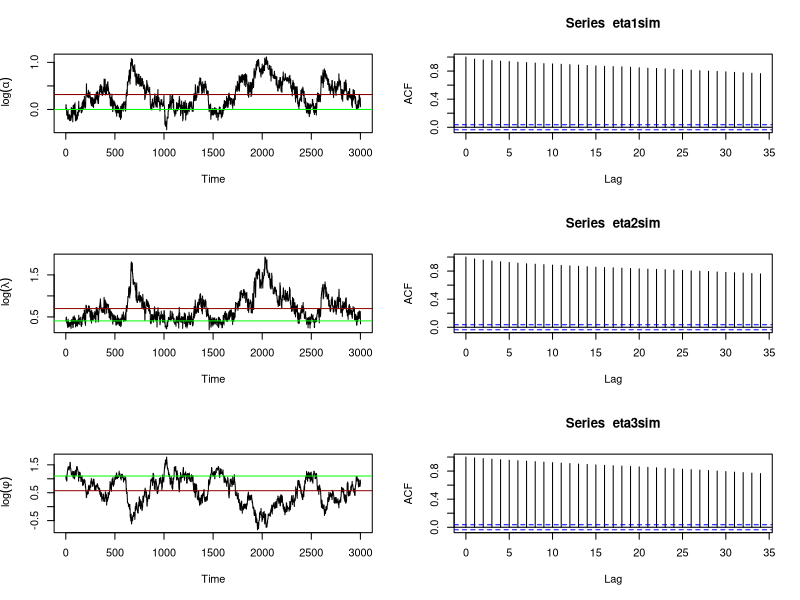
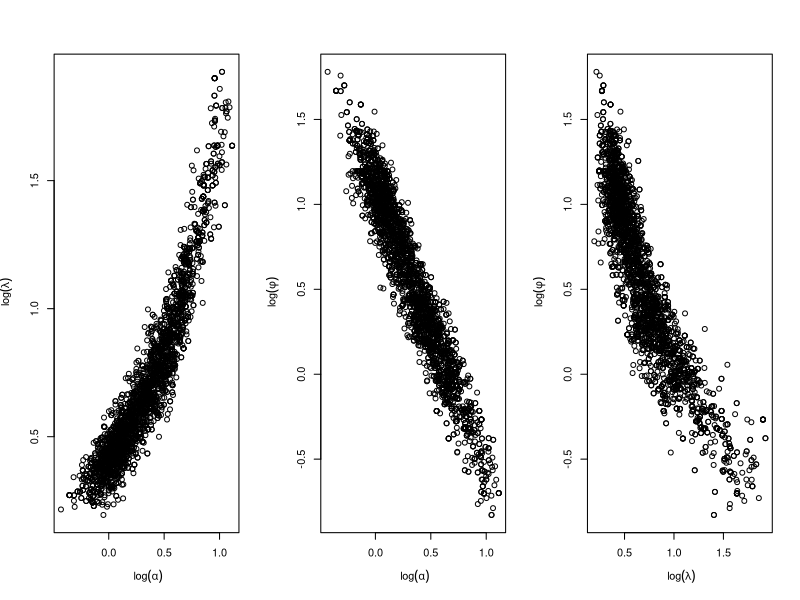
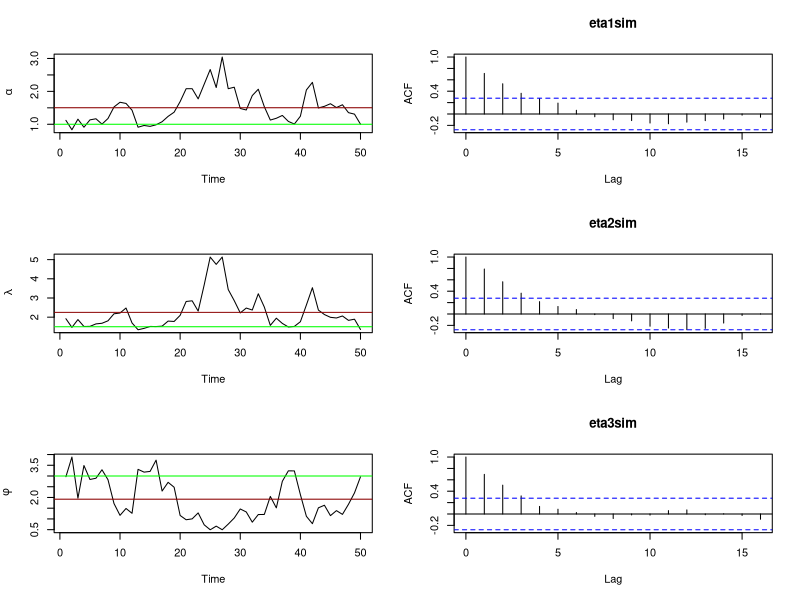
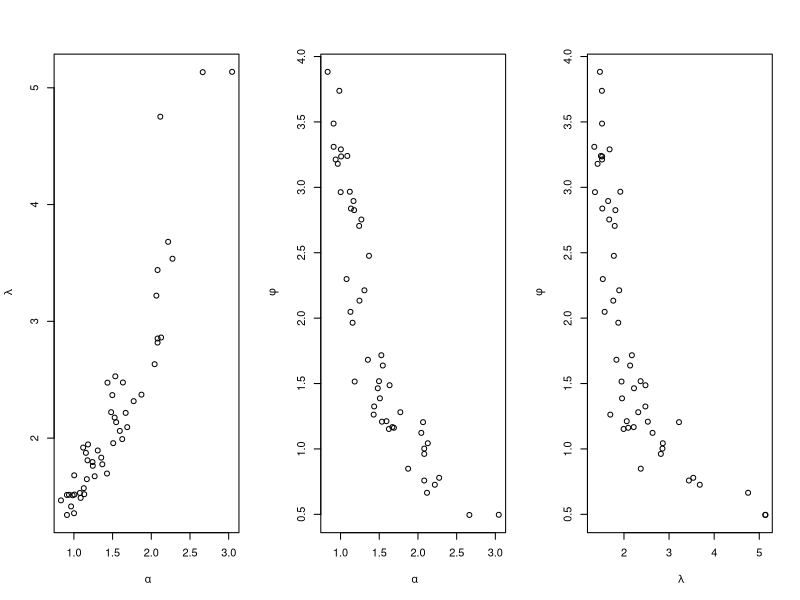
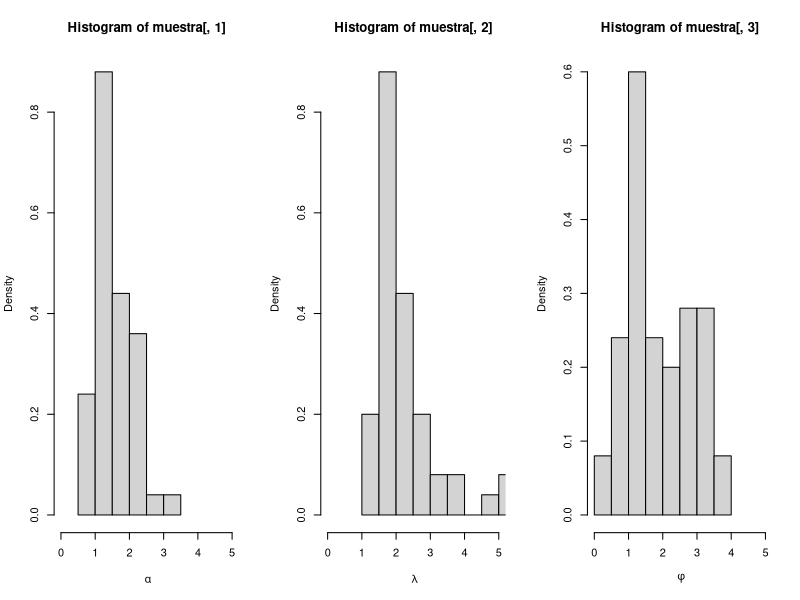
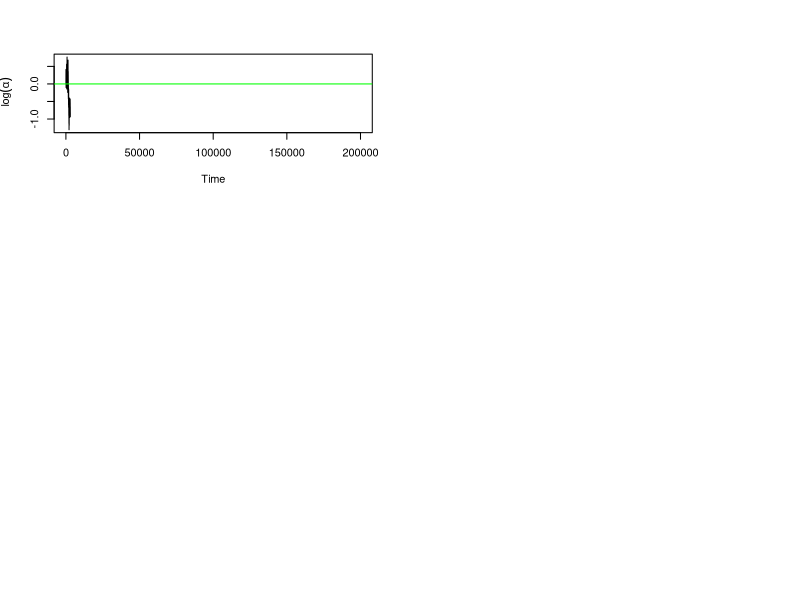

The R script that drew these images, in order: (Note: this script raises an error after producing the figures.)
rm(list = ls()); gc()
require(VGAM)
require(msm)
require(numDeriv)
library(posterior)

#################################
####### Datos sintéticos #######
###############################
n = 100
real.phi = 3
real.mu = 2
real.alpha = 1
cen = 0.2 #Censura
set.seed(2023)
t <- rgengamma.stacy(n, scale = (1/real.mu),
                     d = real.alpha, k = real.phi) #Tiempo (t ~ GGD)
delta<-rep(1,n) #Será la indicadora de no censura
#Adiciona censura tipo I
y<-sample(1:n,n*cen) #Será el tiempo observado
for (j in 1:length(y)){
  t[y[j]]<-runif(1,0,t[j])
  delta[y[j]]<-0
}
d<-sum(delta) #Cantidad de datos no censurados

#################################
######### Funciones ############
###############################

####### log-likelihood
loglikeh <- function (theta){
  alpha = theta[1]
  mu = theta[2]
  phi = theta[3]
  epsilon  = 1e-19 #Allows evaluate the log function in 0's computational values
  likeh <- d*log(alpha)+(d*alpha*phi)*log(mu)-n*lgamma(phi)+(alpha*phi-1)*sum(delta*log(t))-(mu^alpha)*sum(delta*(t^alpha)) + 
    sum((1-delta)*(log(gamma(phi))+log(epsilon + pgamma((mu*t)^alpha,phi, lower=FALSE))))
  return(likeh)
}
#loglikeh(c(1,2,3))

####### log-posterior
logpost <- function (theta){
  alpha = theta[1]
  mu = theta[2]
  phi = theta[3]
  logprior <- -log(alpha)-log(mu)+0.5*log((phi^2)*(trigamma(phi)^2)-trigamma(phi)-1)-0.5*log(phi+(phi^2)*trigamma(phi)-1)
  logposterior = logprior + loglikeh(theta)
  return(logposterior)
}
#logpost(c(1,2,3))
grad(logpost,c(1,2,3))

####### Reparametrization lambda = phi/(mu)^alpha
logpost.rep <- function(theta){
  alpha = theta[1]
  lambda = theta[2]
  phi = theta[3]
  logposterior.rep = logpost(c(alpha,(phi/lambda)^(1/alpha),phi)) + (1/alpha)*log(phi/lambda) - log(alpha) - log(lambda)
  return(logposterior.rep)
}
#logpost.rep(c(1,3/2,3))
grad(logpost.rep,c(1,3/2,3))

####### log-trasnformation eta_j = log(theta_j)
logpost.eta <- function(eta){
  eta1 = eta[1]
  eta2 = eta[2]
  eta3 = eta[3]
  logposterior.eta = logpost.rep(c(exp(eta1),exp(eta2),exp(eta3))) + eta1 + eta2 + eta3
  return(logposterior.eta)
}
#logpost.eta(c(log(1),log(3/2),log(3)))
grad(logpost.eta,c(log(1),log(3/2),log(3)))


#################################
##########   MALA   ############
###############################
h = 0.009 #Propose step size (variance of prop)
T = 3000 #Iterations
eta1sim = rep(0,T+1) #Vector for simulations of eta1
eta2sim = rep(0,T+1) #Vector for simulations of eta2
eta3sim = rep(0,T+1) #Vector for simulations of eta3
# Initial values
eta1sim[1] = log(1) 
eta2sim[1] = log(3/2)
eta3sim[1] = log(3)
#Rejection counters
reject = rep(0,T+1)

for (j in 2:(T+1)){
  etasim = c(eta1sim[j-1], eta2sim[j-1], eta3sim[j-1])
  current_gradient <- grad(logpost.eta, etasim)
  prop1 <- rnorm(1,eta1sim[j-1] + (0.5*h)*current_gradient[1],sqrt(h))
  prop2 <- rnorm(1,eta2sim[j-1] + (0.5*h)*current_gradient[2],sqrt(h))
  prop3 <- rnorm(1,eta3sim[j-1] + (0.5*h)*current_gradient[3],sqrt(h))
  prop = c(prop1,prop2,prop3)
  prop_gradient <- grad(logpost.eta, prop)
  ratio <- logpost.eta(prop) - logpost.eta(etasim) + 
    log(dnorm(eta1sim[j-1], prop1 + (0.5*h)*prop_gradient[1], sqrt(h))) +
    log(dnorm(eta2sim[j-1], prop2 + (0.5*h)*prop_gradient[2], sqrt(h))) +
    log(dnorm(eta3sim[j-1], prop3 + (0.5*h)*prop_gradient[3], sqrt(h))) -
    log(dnorm(prop1,eta1sim[j-1] + (0.5*h)*current_gradient[1], sqrt(h))) -
    log(dnorm(prop2,eta2sim[j-1] + (0.5*h)*current_gradient[2], sqrt(h))) -
    log(dnorm(prop3,eta3sim[j-1] + (0.5*h)*current_gradient[3], sqrt(h)))
  prob <- min(1,exp(ratio))
  u <- runif(1)
  if(u < prob){
    eta1sim[j] <- prop1
    eta2sim[j] <- prop2
    eta3sim[j] <- prop3
  }else{
    eta1sim[j] <- eta1sim[j-1]
    eta2sim[j] <- eta2sim[j-1]
    eta3sim[j] <- eta3sim[j-1]
    reject[j] <- 1
  }
}
1-sum(reject)/T #Acceptation rate
#head(cbind(eta1sim,eta2sim,eta3sim), 10)
par(mfrow=c(3,2))
ts.plot(eta1sim, ylab = ~log(alpha));abline(h=c(log(1),mean(eta1sim)),col=c("green","darkred"));acf(eta1sim)
ts.plot(eta2sim, ylab = ~log(lambda));abline(h=c(log(3/2),mean(eta2sim)),col=c("green","darkred"));acf(eta2sim)
ts.plot(eta3sim, ylab = ~log(phi));abline(h=c(log(3),mean(eta3sim)),col=c("green","darkred"));acf(eta3sim)
par(mfrow=c(1,3))
plot(eta1sim,eta2sim, xlab = ~log(alpha), ylab = ~log(lambda))
plot(eta1sim,eta3sim, xlab = ~log(alpha), ylab = ~log(phi))
plot(eta2sim,eta3sim, xlab = ~log(lambda), ylab = ~log(phi))

## Cleaning up
burn = T/3
thin = 40
etasim = as_draws(cbind(eta1sim,eta2sim,eta3sim)[(burn+1):T,])
muestra = thin_draws(exp(etasim), thin = thin)
par(mfrow=c(3,2))
ts.plot(muestra[,1], ylab = ~alpha);abline(h=c(1,mean(muestra[,1])),col=c("green","darkred"));acf(muestra[,1])
ts.plot(muestra[,2], ylab = ~lambda);abline(h=c(3/2,mean(muestra[,2])),col=c("green","darkred"));acf(muestra[,2])
ts.plot(muestra[,3], ylab = ~phi);abline(h=c(3,mean(muestra[,3])),col=c("green","darkred"));acf(muestra[,3])
par(mfrow=c(1,3))
plot(muestra[,1],muestra[,2], xlab = ~alpha, ylab = ~lambda)
plot(muestra[,1],muestra[,3], xlab = ~alpha, ylab = ~phi)
plot(muestra[,2],muestra[,3], xlab = ~lambda, ylab = ~phi)
par(mfrow=c(1,3))
hist(muestra[,1], freq = F, xlab = ~alpha, xlim = c(0,5))
hist(muestra[,2], freq = F, xlab = ~lambda, xlim = c(0,5))
hist(muestra[,3], freq = F, xlab = ~phi, xlim = c(0,5))


#################################
##########   RWMH   ############
###############################
sigma2p = 0.01 #propose variance
T = 3000 #Iterations
eta1sim = rep(0,T+1) #Vector for simulations of eta1
eta2sim = rep(0,T+1) #Vector for simulations of eta2
eta3sim = rep(0,T+1) #Vector for simulations of eta3
# Initial values
eta1sim[1] = log(1) 
eta2sim[1] = log(3/2)
eta3sim[1] = log(3)
#Rejection counters
reject = rep(0,T+1)

for (j in 2:(T+1)){
  etasim = c(eta1sim[j-1], eta2sim[j-1], eta3sim[j-1])
  prop1 <- rnorm(1,eta1sim[j-1],sqrt(sigma2p))
  prop2 <- rnorm(1,eta2sim[j-1],sqrt(sigma2p))
  prop3 <- rnorm(1,eta3sim[j-1],sqrt(sigma2p))
  prop = c(prop1,prop2,prop3)
  ratio <- logpost.eta(prop) - logpost.eta(etasim)
  prob <- min(1,exp(ratio))
  u <- runif(1)
  if(u < prob){
    eta1sim[j] <- prop1
    eta2sim[j] <- prop2
    eta3sim[j] <- prop3
  }else{
    eta1sim[j] <- eta1sim[j-1]
    eta2sim[j] <- eta2sim[j-1]
    eta3sim[j] <- eta3sim[j-1]
    reject[j] <- 1
  }
}
1-sum(reject)/T #Acceptation rate
#head(cbind(eta1sim,eta2sim,eta3sim), 10)
par(mfrow=c(3,2))
ts.plot(eta1sim[1:200000], ylab = ~log(alpha));abline(h=c(log(1),mean(eta1sim[1:200000])),col=c("green","darkred"));acf(eta1sim[1:200000])
ts.plot(eta2sim[1:200000], ylab = ~log(lambda));abline(h=c(log(3/2),mean(eta2sim[1:200000])),col=c("green","darkred"));acf(eta2sim[1:200000])
ts.plot(eta3sim[1:200000], ylab = ~log(phi));abline(h=c(log(3),mean(eta3sim[1:200000])),col=c("green","darkred"));acf(eta3sim[1:200000])
par(mfrow=c(1,3))
plot(eta1sim,eta2sim, xlab = ~log(alpha), ylab = ~log(lambda))
plot(eta1sim,eta3sim, xlab = ~log(alpha), ylab = ~log(phi))
plot(eta2sim,eta3sim, xlab = ~log(lambda), ylab = ~log(phi))


#################################
#########  Diagnostic  #########
###############################

## Resumen
summary(muestra)
## Split-R
#alpha, lambda, phi
rhat_basic(muestra[,1], split=T);rhat_basic(muestra[,2], split=T);rhat_basic(muestra[,3], split=T)

## R-Vehtari (máximo entre Rbulk y Rpleg)
#alpha, lambda, phi
rhat(muestra[,1]);rhat(muestra[,2]);rhat(muestra[,3])

## Neff Gelman
#alpha, lambda, phi
ess_basic(muestra[,1], split=T);ess_basic(muestra[,2], split=T);ess_basic(muestra[,3], split=T)

## Neff Bulk
#alpha, lambda, phi
ess_bulk(muestra[,1]);ess_bulk(muestra[,2]);ess_bulk(muestra[,3])

## Neff Tail
#alpha, lambda, phi
ess_tail(muestra[,1]);ess_tail(muestra[,2]);ess_tail(muestra[,3])

## Neff Median
#alpha, lambda, phi
ess_quantile(muestra[,1],probs=0.5);ess_quantile(muestra[,2],probs=0.5);ess_quantile(muestra[,3],probs=0.5)

## Neff MAD
#alpha, lambda, phi
ess_sd(muestra[,1]);ess_sd(muestra[,2]);ess_sd(muestra[,3])


#################################
#########  Appendix  ###########
###############################

#####Grafics
#log-posterior and gradient with original parameters
graph1 = graph2 = graph3 = numeric()
x = seq(0.001,10, length = 1000)
for(i in 1:1000){
  graph1[i] = logpost(c(x[i],2,3))
  graph2[i] = logpost(c(1,x[i],3))
  graph3[i] = logpost(c(1,2,x[i]))
}
par(mfrow=c(2,3))
plot(x, exp(graph1),type="l",lwd=2,col="darkred",xlim=c(0,4),main=~alpha)
plot(x, exp(graph2),type="l",lwd=2,col="darkred",xlim=c(0,4),main=~mu)
plot(x, exp(graph3),type="l",lwd=2,col="darkred",xlim=c(0,4),main=~phi)
for(i in 1:1000){
  graph1[i] = grad(logpost,c(x[i],2,3))[1]
  graph2[i] = grad(logpost,c(1,x[i],3))[2]
  graph3[i] = grad(logpost,c(1,2,x[i]))[3]
}
plot(x,graph1,type="l",lwd=2,col="darkred",xlim=c(0,4),ylim=c(-200,200),main=~alpha);abline(h=0)
plot(x,graph2,type="l",lwd=2,col="darkred",xlim=c(0,4),ylim=c(-200,200),main=~mu);abline(h=0)
plot(x,graph3,type="l",lwd=2,col="darkred",xlim=c(0,4),ylim=c(-200,200),main=~phi);abline(h=0)


## log-posterior and gradient of reparametrization
for(i in 1:1000){
  graph1[i] = logpost.rep(c(x[i],3/2,3))
  graph2[i] = logpost.rep(c(1,x[i],3))
  graph3[i] = logpost.rep(c(1,3/2,x[i]))
}
par(mfrow=c(2,3))
plot(x,exp(graph1),type="l",lwd=2,col="darkred",xlim=c(0,5),main=~alpha)
plot(x,exp(graph2),type="l",lwd=2,col="darkred",xlim=c(0,5),main=~lambda)
plot(x,exp(graph3),type="l",lwd=2,col="darkred",xlim=c(0,5),main=~phi)
for(i in 1:1000){
  graph1[i] = grad(logpost.rep,c(x[i],3/2,3))[1]
  graph2[i] = grad(logpost.rep,c(1,x[i],3))[2]
  graph3[i] = grad(logpost.rep,c(1,3/2,x[i]))[3]
}
plot(x,graph1,type="l",lwd=2,col="darkred",xlim=c(0,5),ylim=c(-200,200),main=~alpha);abline(h=0)
plot(x,graph2,type="l",lwd=2,col="darkred",xlim=c(0,5),ylim=c(-200,200),main=~lambda);abline(h=0)
plot(x,graph3,type="l",lwd=2,col="darkred",xlim=c(0,5),ylim=c(-200,200),main=~phi);abline(h=0)

## log-posterior and gradient of log-transform
for(i in 1:1000){
  graph1[i] = logpost.eta(c(log(x[i]),log(3/2),log(3)))
  graph2[i] = logpost.eta(c(log(1),log(x[i]),log(3)))
  graph3[i] = logpost.eta(c(log(1),log(3/2),log(x[i])))
}
par(mfrow=c(2,3))
plot(log(x),exp(graph1),type="l",lwd=2,col="darkred",xlim=c(-0.5,1.5),main=~log(alpha))
plot(log(x),exp(graph2),type="l",lwd=2,col="darkred",xlim=c(-0.5,1.5),main=~log(lambda))
plot(log(x),exp(graph3),type="l",lwd=2,col="darkred",xlim=c(-0.5,1.5),main=~log(phi))
for(i in 1:1000){
  graph1[i] = grad(logpost.eta,c(log(x[i]),log(3/2),log(3)))[1]
  graph2[i] = grad(logpost.eta,c(log(1),log(x[i]),log(3)))[2]
  graph3[i] = grad(logpost.eta,c(log(1),log(3/2),log(x[i])))[3]
}
plot(log(x),graph1,type="l",lwd=2,col="darkred",xlim=c(-0.5,1.5),ylim=c(-200,300),main=~log(alpha));abline(h=0)
plot(log(x),graph2,type="l",lwd=2,col="darkred",xlim=c(-0.5,1.5),ylim=c(-200,300),main=~log(lambda));abline(h=0)
plot(log(x),graph3,type="l",lwd=2,col="darkred",xlim=c(-0.5,1.5),ylim=c(-200,300),main=~log(phi));abline(h=0)


### FIN.
